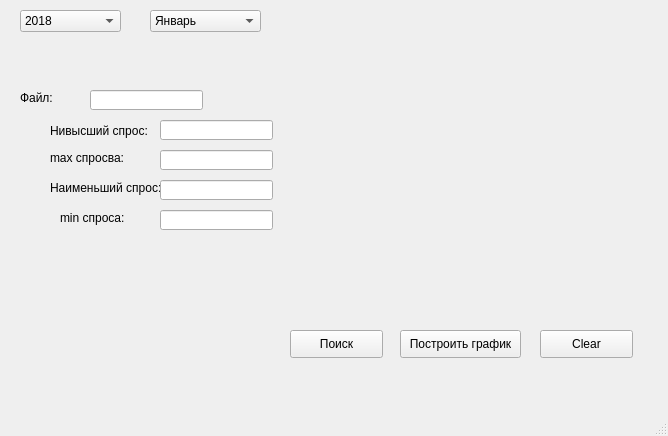
<?xml version="1.0" encoding="UTF-8"?>
<ui version="4.0">
 <class>MainWindow</class>
 <widget class="QMainWindow" name="MainWindow">
  <property name="geometry">
   <rect>
    <x>0</x>
    <y>0</y>
    <width>668</width>
    <height>436</height>
   </rect>
  </property>
  <property name="windowTitle">
   <string>MainWindow</string>
  </property>
  <widget class="QWidget" name="centralwidget">
   <widget class="QLabel" name="Error_1">
    <property name="geometry">
     <rect>
      <x>20</x>
      <y>350</y>
      <width>161</width>
      <height>31</height>
     </rect>
    </property>
    <property name="text">
     <string/>
    </property>
   </widget>
   <widget class="QLabel" name="Error_2">
    <property name="geometry">
     <rect>
      <x>196</x>
      <y>350</y>
      <width>191</width>
      <height>31</height>
     </rect>
    </property>
    <property name="text">
     <string/>
    </property>
   </widget>
   <widget class="QPushButton" name="poisk">
    <property name="geometry">
     <rect>
      <x>290</x>
      <y>330</y>
      <width>93</width>
      <height>28</height>
     </rect>
    </property>
    <property name="text">
     <string>Поиск</string>
    </property>
   </widget>
   <widget class="QPushButton" name="clear">
    <property name="geometry">
     <rect>
      <x>540</x>
      <y>330</y>
      <width>93</width>
      <height>28</height>
     </rect>
    </property>
    <property name="text">
     <string>Clear</string>
    </property>
   </widget>
   <widget class="QComboBox" name="combo_years">
    <property name="geometry">
     <rect>
      <x>20</x>
      <y>10</y>
      <width>101</width>
      <height>22</height>
     </rect>
    </property>
    <item>
     <property name="text">
      <string>2018</string>
     </property>
    </item>
    <item>
     <property name="text">
      <string>2019</string>
     </property>
    </item>
    <item>
     <property name="text">
      <string>2020</string>
     </property>
    </item>
    <item>
     <property name="text">
      <string>2021</string>
     </property>
    </item>
   </widget>
   <widget class="QComboBox" name="comboBox">
    <property name="geometry">
     <rect>
      <x>150</x>
      <y>10</y>
      <width>111</width>
      <height>22</height>
     </rect>
    </property>
    <item>
     <property name="text">
      <string>Январь</string>
     </property>
    </item>
    <item>
     <property name="text">
      <string>Февраль</string>
     </property>
    </item>
    <item>
     <property name="text">
      <string>Март</string>
     </property>
    </item>
    <item>
     <property name="text">
      <string>Апрель</string>
     </property>
    </item>
    <item>
     <property name="text">
      <string>Май</string>
     </property>
    </item>
    <item>
     <property name="text">
      <string>Июнь</string>
     </property>
    </item>
    <item>
     <property name="text">
      <string>Июль</string>
     </property>
    </item>
    <item>
     <property name="text">
      <string>Август</string>
     </property>
    </item>
    <item>
     <property name="text">
      <string>Сентябрь</string>
     </property>
    </item>
    <item>
     <property name="text">
      <string>Октябрь</string>
     </property>
    </item>
    <item>
     <property name="text">
      <string>Ноябрь</string>
     </property>
    </item>
    <item>
     <property name="text">
      <string>Декабрь</string>
     </property>
    </item>
   </widget>
   <widget class="QLabel" name="spros">
    <property name="geometry">
     <rect>
      <x>50</x>
      <y>120</y>
      <width>101</width>
      <height>21</height>
     </rect>
    </property>
    <property name="text">
     <string>Нивысший спрос:</string>
    </property>
   </widget>
   <widget class="QLineEdit" name="month">
    <property name="geometry">
     <rect>
      <x>160</x>
      <y>120</y>
      <width>113</width>
      <height>20</height>
     </rect>
    </property>
   </widget>
   <widget class="QLineEdit" name="month_ch">
    <property name="geometry">
     <rect>
      <x>160</x>
      <y>150</y>
      <width>113</width>
      <height>20</height>
     </rect>
    </property>
   </widget>
   <widget class="QLabel" name="max_spros">
    <property name="geometry">
     <rect>
      <x>50</x>
      <y>150</y>
      <width>91</width>
      <height>16</height>
     </rect>
    </property>
    <property name="text">
     <string>max спросва:</string>
    </property>
   </widget>
   <widget class="QLineEdit" name="input">
    <property name="geometry">
     <rect>
      <x>90</x>
      <y>90</y>
      <width>113</width>
      <height>20</height>
     </rect>
    </property>
   </widget>
   <widget class="QLabel" name="file_input">
    <property name="geometry">
     <rect>
      <x>20</x>
      <y>90</y>
      <width>81</width>
      <height>16</height>
     </rect>
    </property>
    <property name="text">
     <string>Файл:</string>
    </property>
   </widget>
   <widget class="QLabel" name="spros_2">
    <property name="geometry">
     <rect>
      <x>50</x>
      <y>180</y>
      <width>111</width>
      <height>16</height>
     </rect>
    </property>
    <property name="text">
     <string>Наименьший спрос:</string>
    </property>
   </widget>
   <widget class="QLabel" name="min_spros">
    <property name="geometry">
     <rect>
      <x>60</x>
      <y>210</y>
      <width>71</width>
      <height>16</height>
     </rect>
    </property>
    <property name="text">
     <string>min спроса:</string>
    </property>
   </widget>
   <widget class="QLineEdit" name="month_2">
    <property name="geometry">
     <rect>
      <x>160</x>
      <y>180</y>
      <width>113</width>
      <height>20</height>
     </rect>
    </property>
   </widget>
   <widget class="QLineEdit" name="month_min_ch">
    <property name="geometry">
     <rect>
      <x>160</x>
      <y>210</y>
      <width>113</width>
      <height>20</height>
     </rect>
    </property>
   </widget>
   <widget class="QPushButton" name="gr_bild">
    <property name="geometry">
     <rect>
      <x>400</x>
      <y>330</y>
      <width>121</width>
      <height>28</height>
     </rect>
    </property>
    <property name="text">
     <string>Построить график</string>
    </property>
   </widget>
   <widget class="PlotWidget" name="widget" native="true">
    <property name="geometry">
     <rect>
      <x>330</x>
      <y>29</y>
      <width>281</width>
      <height>231</height>
     </rect>
    </property>
   </widget>
  </widget>
  <widget class="QMenuBar" name="menubar">
   <property name="geometry">
    <rect>
     <x>0</x>
     <y>0</y>
     <width>668</width>
     <height>26</height>
    </rect>
   </property>
  </widget>
  <widget class="QStatusBar" name="statusbar"/>
 </widget>
 <customwidgets>
  <customwidget>
   <class>PlotWidget</class>
   <extends>QWidget</extends>
   <header>pyqtgraph</header>
   <container>1</container>
  </customwidget>
 </customwidgets>
 <resources/>
 <connections/>
</ui>
